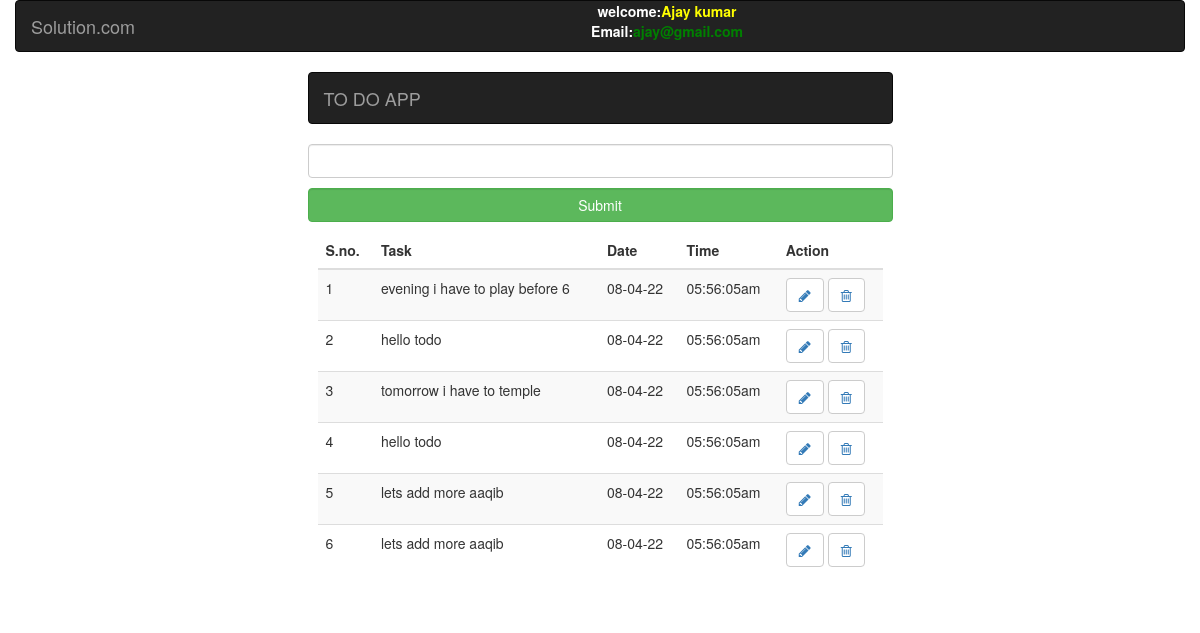
The page /index1.php (signed in) on the database its author committed.
### tables this page shows
CREATE TABLE `tasks` (
  `id` int(11) NOT NULL,
  `user_id` int(11) NOT NULL,
  `task` text NOT NULL,
  `date` varchar(200) DEFAULT NULL
);

### index1.php (the view, shortened to what this page needs)
<?php include "config.php"?>
<!DOCTYPE html>
<html lang="en">
<head>
    <link rel="stylesheet" href="https://cdnjs.cloudflare.com/ajax/libs/font-awesome/4.7.0/css/font-awesome.min.css">
    <link rel="stylesheet" href="https://maxcdn.bootstrapcdn.com/bootstrap/3.4.1/css/bootstrap.min.css">
    <link rel="stylesheet" href="css/app.css">
</head>
<body>
   <div class="container-fluid">
        <nav class="navbar navbar-inverse">
            <div class="navbar-header">
                <a class="navbar-brand" href="#">Solution.com</a>
            </div>
            <center ><font style="color:white;text-align:center"><span><strong >welcome:<span style="color:yellow;"><?php echo $_SESSION['name'];?></span></strong></span></font></center>
            <center ><font style="color:white;text-align:center"><span><strong >Email:<span style="color:green;"><?php echo $_SESSION['email'];?></span></strong></span></font></center>
        </nav>
        <div clsss="row">
            <div class="col-xm-2 col-sm-3"id="col1"></div>
            <div class="col-xm-8 col-sm-6">
                <div class="row">
                    <nav class="navbar navbar-inverse">
                        <a href="index.php"id="todo"class="navbar-brand"><p>TO DO APP</p></a>
                    </nav>
                </div>
                <div class="row">
                    <form method="post">
                        <input type="text"name="task"class="form-control" id="task" required>
                        <input type="submit" name="btn" class="btn btn-success form-control"id="subbtn">
                    </form>
                </div>
                <div class="row" id="td">
                    <table class="table table-striped">
                        <thead>
                            <tr>
                                <th>S.no.</th>
                                <th>Task</th>
                                <th>Date</th>
                                <th>Time</th>
                                <th>Action</th>
                            </tr>
                        </thead>
                        <?php
                            $query="select *from tasks where '$_SESSION[id]' = user_id ";
                            $query_run= mysqli_query($con,$query);
                            while($row= mysqli_fetch_assoc($query_run))
                            {
                        ?>
                        <tr>
                            <td class="counterCell"></td>
                            <td><?php echo $row['task'];?></td>
                            <td><?php echo date("d-m-y");?></td>
                            <td><?php echo date("h:i:sa");?></td>
                            <td>
                                <button class="btn btn-default" name=""><a href="update.php?id=<?php echo $row['id'];?>"><i class="fa fa-pencil"></i></a></button>
                                <button class="btn btn-default" name=""><a href="delete.php?id=<?php echo $row['id'];?>"><i class="fa fa-trash-o"></i></a></button>
                            </td>
                        </tr>
                          <?php
                        }
                        ?>
                    </table>
                </div>
            </div>
            <div class="col-xm-2 col-sm-3"></div>
        </div>
   </div>
</body>
</html>

### css/app.css (style rules this page uses)
body { margin: 0px; padding: 0px; background-color:white; }
table { counter-reset: tableCount; }
.counterCell:before { content: counter(tableCount); counter-increment: tableCount; }
#subbtn { margin-top: 10px; }
#td { margin-top: 0px; padding: 10px; }

### rows shown on the page
tasks: task "evening i have to play before 6"
tasks: task "hello todo"
tasks: task "tomorrow i have to temple"
tasks: task "hello todo"
tasks: task "lets add more aaqib"
tasks: task "lets add more aaqib"

### other values the page prints
$_SESSION['name'] "Ajay kumar"
$_SESSION['email'] "ajay@gmail.com"
